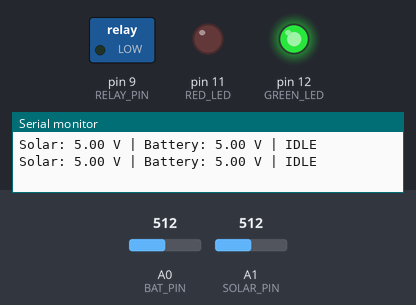
Bench run of a sketch on a simulated Arduino Uno, built with avr-gcc and run on an emulated ATmega328P. Shown: switched loads named in the sketch (green lamp = pin HIGH), output pins drawn as LEDs (lit = HIGH), the last lines printed to the serial monitor. Inputs (shaded band) come from the test bench; at power-on: A0 (BAT_PIN) = 512, A1 (SOLAR_PIN) = 512.

Above: at 1.2 s.
1.3 s: A0 (BAT_PIN) set to 444
3.3 s: A0 (BAT_PIN) set to 415
At 4.5 s:
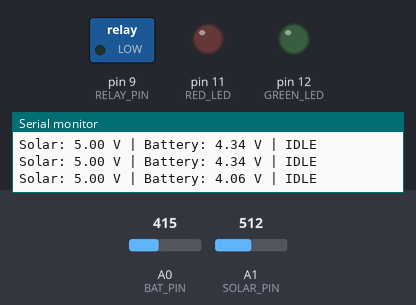
5.7 s: A0 (BAT_PIN) set to 306
At 6.8 s:
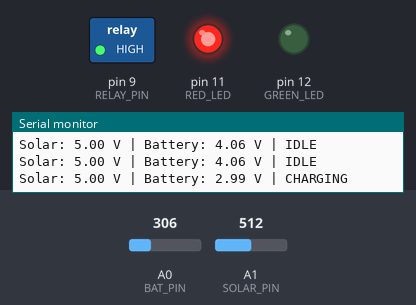
7.8 s: A0 (BAT_PIN) set to 511
At 9.1 s:
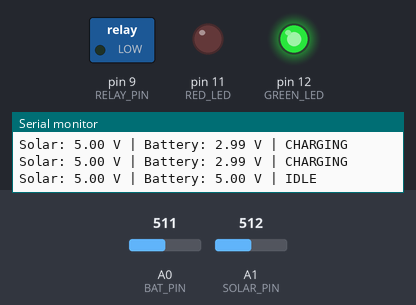
9.8 s: A0 (BAT_PIN) set to 122
At 11.4 s:
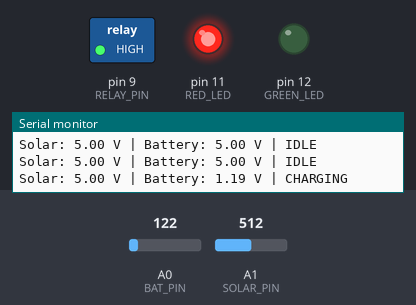
Timing chart, 0 to 12.9 s (numbered marks = the images above; inputs shaded):
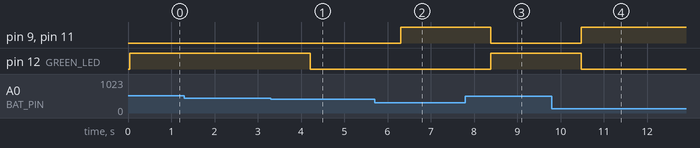

Measured:
- the behaviour switches between 430 and 429 on A0 (BAT_PIN) (found by bisection; images 0 and 1)
- after the input at 3.3 s, pin 12 (GREEN_LED): HIGH → LOW after 0.92 s
- after the input at 5.7 s, pin 9 (RELAY_PIN), pin 11 (RED_LED): LOW → HIGH after 0.60 s
- after the input at 7.8 s, pin 9 (RELAY_PIN), pin 11 (RED_LED): HIGH → LOW after 0.59 s; pin 12 (GREEN_LED): LOW → HIGH after 0.59 s
- after the input at 9.8 s, pin 9 (RELAY_PIN), pin 11 (RED_LED): LOW → HIGH after 0.68 s; pin 12 (GREEN_LED): HIGH → LOW after 0.68 s

The sketch:

05_solar_charger.ino
```cpp
/*
  المشروع 5: نظام شاحن بطارية بالطاقة الشمسية مبسط
  كتاب: 38 مشروع في شهر — لؤي النصري (@robotlouay)

  التوصيل:
    - جهد البطارية  ← مقسم جهد (R1=10kΩ, R2=10kΩ) ← A0
    - جهد اللوح الشمسي ← مقسم جهد (R1=10kΩ, R2=10kΩ) ← A1
    - وحدة الريلاي (IN) ← Pin 9  (تصل اللوح بالبطارية عبر الدايود 1N4007)
    - LED أحمر (جاري الشحن) ← 220Ω ← Pin 11
    - LED أخضر (البطارية ممتلئة) ← 220Ω ← Pin 12
  القيم أدناه لبطارية ليثيوم 3.7V (ممتلئة عند 4.2V). عدّلها حسب بطاريتك.
  تنبيه: مقسم 10k/10k يقسم الجهد على 2، أي أن أقصى جهد مسموح على الدخل = 10V.
*/

const int BAT_PIN    = A0;
const int SOLAR_PIN  = A1;
const int RELAY_PIN  = 9;
const int RED_LED    = 11;
const int GREEN_LED  = 12;

const float DIVIDER_FACTOR = 2.0;   // (R1 + R2) / R2
const float BAT_FULL   = 4.20;      // إيقاف الشحن عند هذا الجهد
const float BAT_RESUME = 4.00;      // إعادة الشحن عند النزول تحت هذا الجهد
const float SOLAR_MIN  = 4.50;      // أقل جهد للوح لبدء الشحن

bool charging = false;

float readVoltage(int pin) {
  long sum = 0;
  for (int i = 0; i < 10; i++) { sum += analogRead(pin); delay(2); }  // متوسط 10 قراءات
  float v = (sum / 10.0) * (5.0 / 1023.0);
  return v * DIVIDER_FACTOR;
}

void setup() {
  Serial.begin(9600);
  pinMode(RELAY_PIN, OUTPUT);
  pinMode(RED_LED, OUTPUT);
  pinMode(GREEN_LED, OUTPUT);
  digitalWrite(RELAY_PIN, LOW);
}

void loop() {
  float vBat   = readVoltage(BAT_PIN);
  float vSolar = readVoltage(SOLAR_PIN);

  // منطق الشحن مع هامش (Hysteresis) لتجنب التذبذب
  if (vBat >= BAT_FULL)                         charging = false;
  else if (vBat <= BAT_RESUME && vSolar >= SOLAR_MIN) charging = true;
  if (vSolar < SOLAR_MIN)                       charging = false;  // لا شمس

  digitalWrite(RELAY_PIN, charging ? HIGH : LOW);
  digitalWrite(RED_LED,   charging ? HIGH : LOW);
  digitalWrite(GREEN_LED, (vBat >= BAT_FULL) ? HIGH : LOW);

  Serial.print("Solar: "); Serial.print(vSolar, 2);
  Serial.print(" V | Battery: "); Serial.print(vBat, 2);
  Serial.println(charging ? " V | CHARGING" : " V | IDLE");
  delay(1000);
}
```
